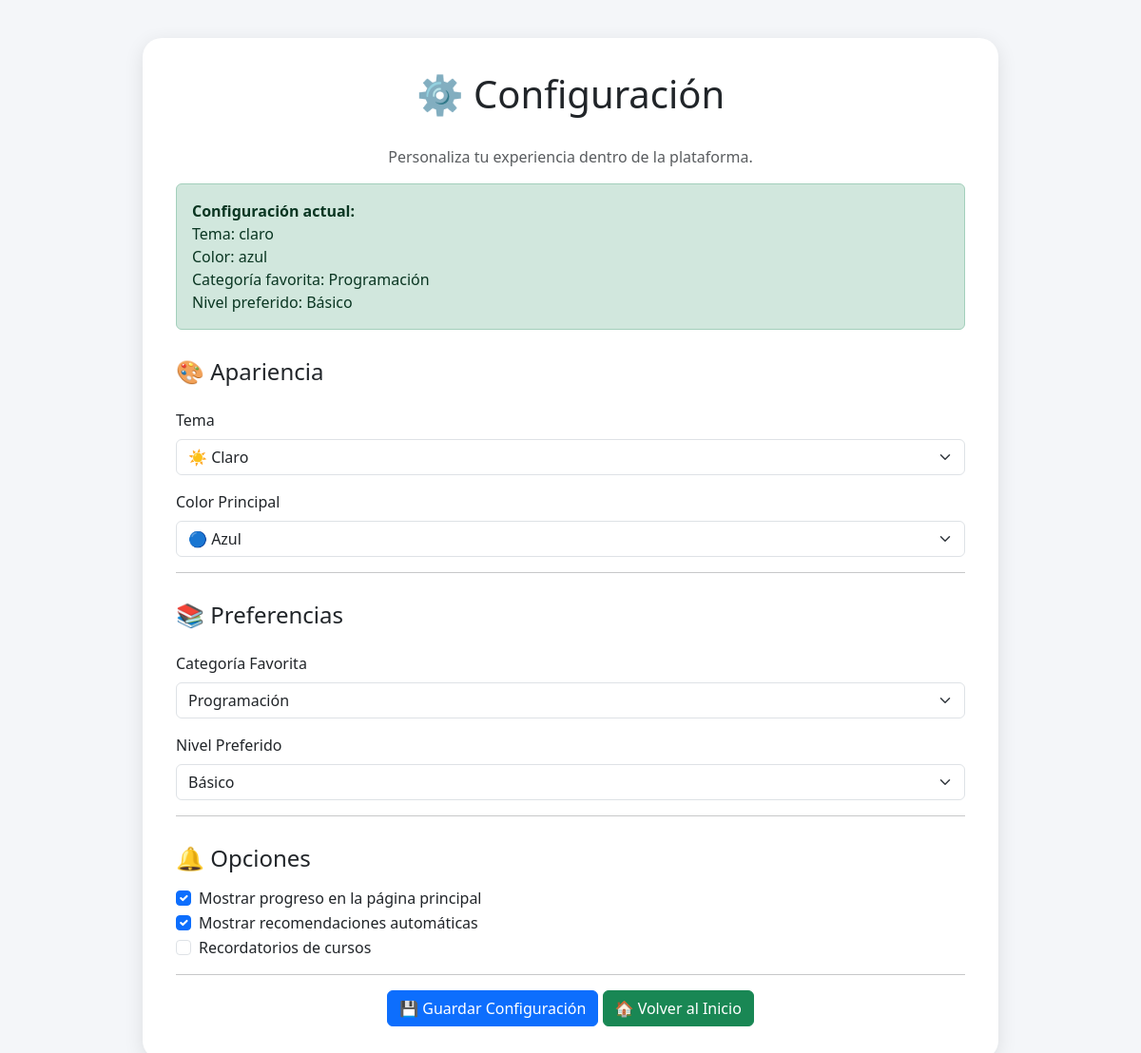
The app's page /configuracion (signed in) with its own data.
### tables this page shows
CREATE TABLE configuracion(
     user_id INTEGER PRIMARY KEY,
     tema TEXT,
     color TEXT,
     categoria_favorita TEXT,
     nivel_preferido TEXT
    );

### app.py (the view, shortened to what this page needs)
@app.route('/configuracion', methods=['GET', 'POST'])
def configuracion():
    if 'user_id' not in session:
        return redirect('/login')
    conn = sqlite3.connect("cursos.db")
    cursor = conn.cursor()
    user_id = session['user_id']
    cursor.execute("""
    SELECT *
    FROM configuracion
    WHERE user_id=?
    """, (user_id,))
    config = cursor.fetchone()
    print("CONFIG COMPLETA:", config)
    conn.close()
    return render_template(
        'configuracion.html',
        config=config
    )

### templates/configuracion.html (shortened to what this page needs)
<!DOCTYPE html>
<html lang="es">
<head>
<link href="https://cdn.jsdelivr.net/npm/bootstrap@5.3.3/dist/css/bootstrap.min.css" rel="stylesheet">
</head>
<body>
<div class="container">
<div class="card-config">
    <h1 class="titulo">
        ⚙️ Configuración
    </h1>
    <p class="text-center text-muted">
        Personaliza tu experiencia dentro de la plataforma.
    </p>
    <form method="POST" action="/configuracion">
{% if config %}
<div class="alert alert-success">
    <strong>Configuración actual:</strong><br>
    Tema: {{ config[1] }}<br>
    Color: {{ config[2] }}<br>
    Categoría favorita: {{ config[3] }}<br>
    Nivel preferido: {{ config[4] }}
</div>
{% endif %}
    <div class="seccion">
        <h4>🎨 Apariencia</h4>
        <label class="form-label mt-3">
            Tema
        </label>
        <select class="form-select" name="tema">
          <option value="claro">☀️ Claro</option>
        </select>
        <label class="form-label mt-3">
            Color Principal
        </label>
        <select class="form-select" name="color">
          <option value="azul">🔵 Azul</option>
        </select>
    </div>
    <hr>
    <div class="seccion">
        <h4>📚 Preferencias</h4>
        <label class="form-label mt-3">
            Categoría Favorita
        </label>
        <select class="form-select" name="categoria">
         <option value="Programación">Programación</option>
        </select>
        <label class="form-label mt-3">
            Nivel Preferido
        </label>
        <select class="form-select" name="nivel">
          <option value="Básico">Básico</option>
        </select>
    </div>
    <hr>
    <div class="seccion">
        <h4>🔔 Opciones</h4>
        <div class="form-check mt-3">
            <input class="form-check-input"
                   type="checkbox"
                   checked>
            <label class="form-check-label">
                Mostrar progreso en la página principal
            </label>
        </div>
        <div class="form-check">
            <input class="form-check-input"
                   type="checkbox"
                   checked>
            <label class="form-check-label">
                Mostrar recomendaciones automáticas
            </label>
        </div>
        <div class="form-check">
            <input class="form-check-input"
                   type="checkbox">
            <label class="form-check-label">
                Recordatorios de cursos
            </label>
        </div>
    </div>
    <hr>
    <div class="text-center">
        <button type="submit" class="btn btn-primary">
            💾 Guardar Configuración
        </button>
        <a href="/"
           class="btn btn-success">
            🏠 Volver al Inicio
        </a>
    </div>
</div>
</div>
</body>
</html>

### templates/configuracion.html (style rules this page uses)
body { background:#f4f6f9; font-family:'Segoe UI',sans-serif; }
.card-config { max-width:900px; margin:auto; margin-top:40px; background:white; padding:35px; border-radius:20px; box-shadow:0 5px 20px rgba(0,0,0,.1); }
.titulo { text-align:center; margin-bottom:30px; }
.seccion { margin-top:30px; }

### records on screen
configuracion: tema "claro", color "azul", categoria_favorita "Programación", nivel_preferido "Básico"
